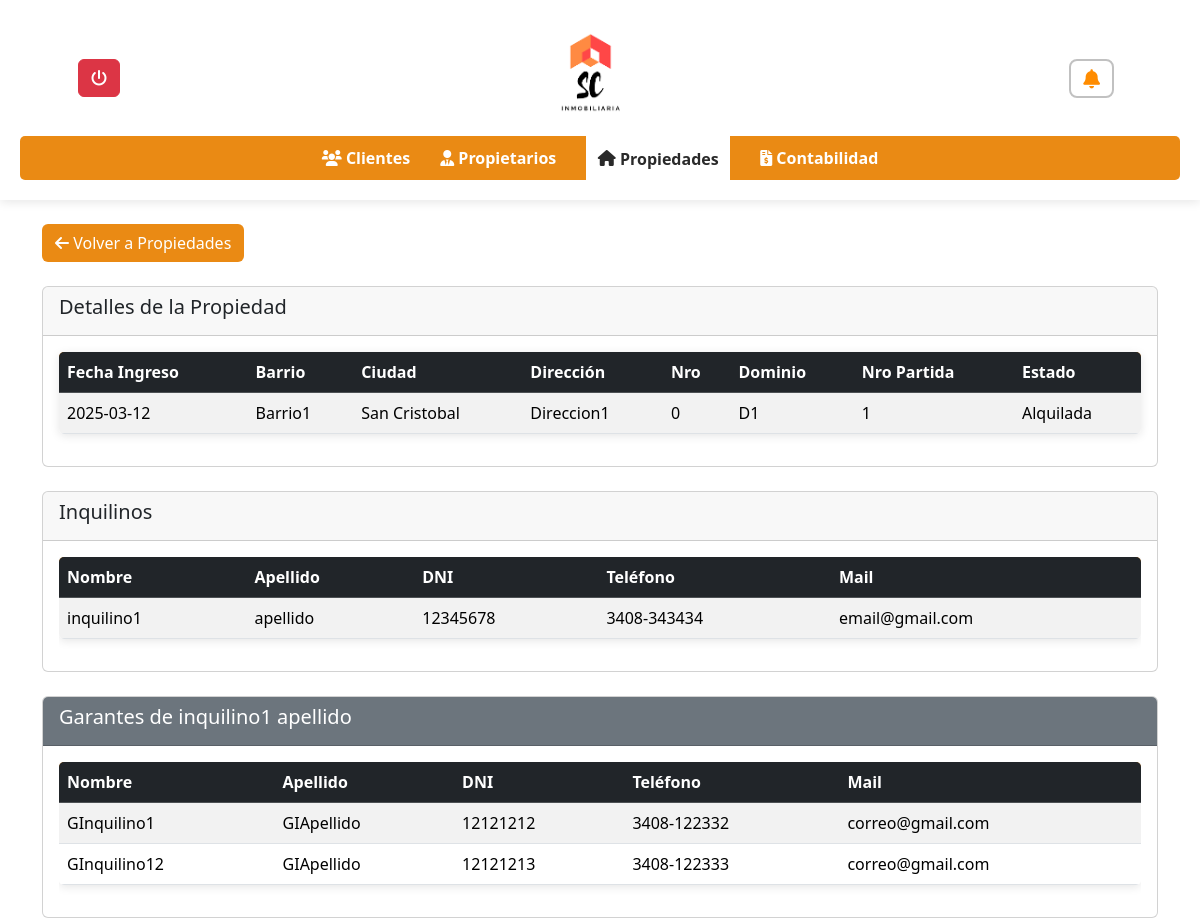
/inmobiliaria/ver_propiedad.php?id=2 (signed in), run on an earlier commit of the app's database.
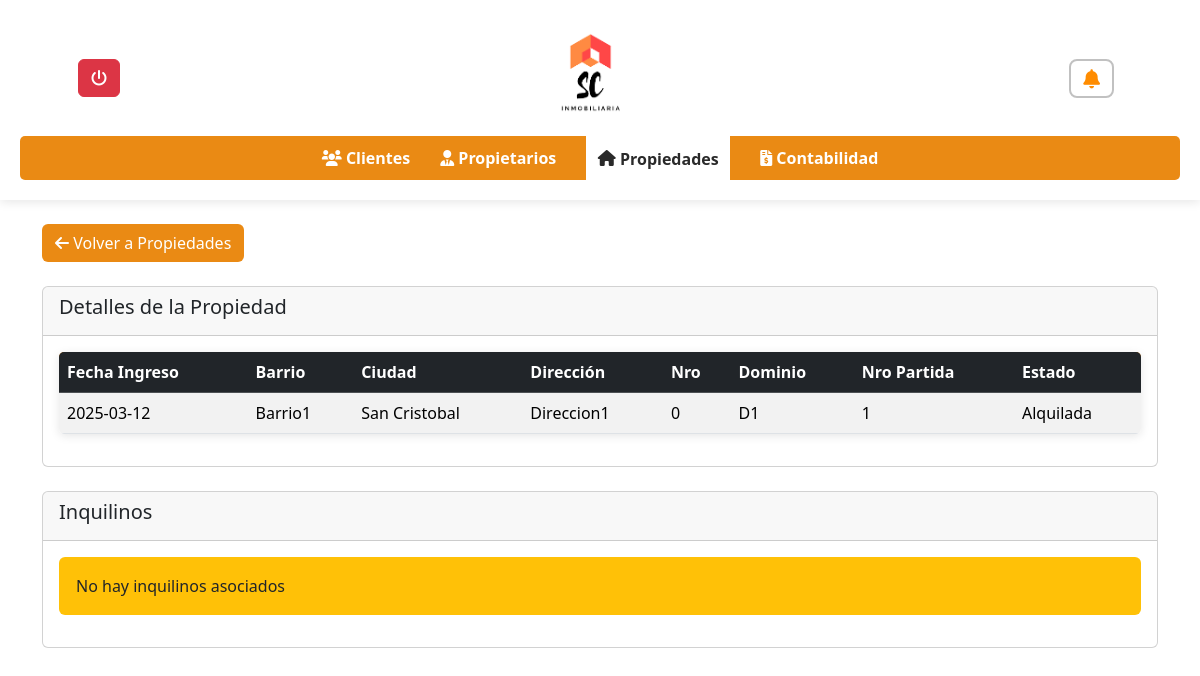
And on a later commit of the database.
### tables this page shows
CREATE TABLE `inquilinos` (
  `InquilinoID` int(11) NOT NULL,
  `Fecha` date DEFAULT NULL,
  `Nombre` varchar(50) NOT NULL,
  `Apellido` varchar(50) NOT NULL,
  `DNI` varchar(20) NOT NULL,
  `Telefono` varchar(20) DEFAULT NULL,
  `Mail` varchar(100) DEFAULT NULL,
  `ClienteID` int(11) DEFAULT NULL,
  `PropiedadID` int(11) DEFAULT NULL
);

CREATE TABLE `garantesinquilinos` (
  `GaranteInquilinoID` int(11) NOT NULL,
  `Fecha` date NOT NULL,
  `Nombre` varchar(50) NOT NULL,
  `Apellido` varchar(50) NOT NULL,
  `Direccion` varchar(100) NOT NULL,
  `DNI` varchar(20) NOT NULL,
  `DireccionPersonal` varchar(100) DEFAULT NULL,
  `Telefono` varchar(20) DEFAULT NULL,
  `Mail` varchar(100) DEFAULT NULL,
  `InquilinoID` int(11) DEFAULT NULL
);

### inmobiliaria/ver_propiedad.php (the view, shortened to what the changed rows need)
<?php
include 'conexion.php';
if (isset($_GET['id'])) {
    $propiedadID = $_GET['id'];
    $sql_inquilinos = "SELECT i.* FROM inquilinos i WHERE i.PropiedadID = ?";
    $stmt_inquilinos = mysqli_prepare($conn, $sql_inquilinos);
    mysqli_stmt_bind_param($stmt_inquilinos, "i", $propiedadID);
    mysqli_stmt_execute($stmt_inquilinos);
    $result_inquilinos = mysqli_stmt_get_result($stmt_inquilinos);
    $inquilinos = [];
    if (mysqli_num_rows($result_inquilinos) > 0) {
        while ($inquilino = mysqli_fetch_assoc($result_inquilinos)) {
            $inquilinos[] = $inquilino;
        }
    }
    foreach ($inquilinos as &$inquilino) {
        $sql_garantes = "SELECT g.* FROM garantesinquilinos g WHERE g.InquilinoID = ?";
        $stmt_garantes = mysqli_prepare($conn, $sql_garantes);
        mysqli_stmt_bind_param($stmt_garantes, "i", $inquilino['InquilinoID']);
        mysqli_stmt_execute($stmt_garantes);
        $result_garantes = mysqli_stmt_get_result($stmt_garantes);
    }
} else {
    echo "ID de propiedad no proporcionado.";
    exit;
}
?>
<!DOCTYPE html>
 <html lang="es">
 <head>
  <link rel="stylesheet" href="https://cdnjs.cloudflare.com/ajax/libs/font-awesome/6.0.0/css/all.min.css">
  <link rel="stylesheet" href="styles.css">
  <link rel="stylesheet" href="notificacion.css">
  <link href="https://cdn.jsdelivr.net/npm/bootstrap@5.3.3/dist/css/bootstrap.min.css" rel="stylesheet">
  <link rel="stylesheet" href="//cdn.datatables.net/2.2.2/css/dataTables.dataTables.min.css">
 </head>
 <body>
        <main class="container mt-4">
   <div class="card">
    <div class="card-header" >
     <h1 class="h5">Detalles de la Propiedad</h1>
    </div>
    <div class="card-body">
     <table class="table table-striped table-hover">
      <thead class="table-dark">
       <tr>
        <th>Fecha Ingreso</th>
        <th>Barrio</th>
        <th>Ciudad</th>
        <th>Dirección</th>
        <th>Nro</th>
        <th>Dominio</th>
        <th>Nro Partida</th>
        <th>Estado</th>
       </tr>
      </thead>
     </table>
    </div>
   </div>
   <div class="card mt-4">
    <div class="card-header">
     <h2 class="h5">Inquilinos</h2>
    </div>
    <div class="card-body">
     <?php if (!empty($inquilinos)): ?>
     <div class="table-responsive">
      <table class="table table-striped table-hover">
       <thead class="table-dark">
        <tr>
         <th>Nombre</th>
         <th>Apellido</th>
         <th>DNI</th>
         <th>Teléfono</th>
         <th>Mail</th>
        </tr>
       </thead>
       <tbody>
        <?php foreach ($inquilinos as $inquilino): ?>
        <tr>
         <td><?php echo $inquilino['Nombre']; ?></td>
         <td><?php echo $inquilino['Apellido']; ?></td>
         <td><?php echo $inquilino['DNI']; ?></td>
         <td><?php echo $inquilino['Telefono']; ?></td>
         <td><?php echo $inquilino['Mail']; ?></td>
        </tr>
        <?php endforeach; ?>
       </tbody>
      </table>
     </div>
     <?php else: ?>
     <div class="alert bg-warning">No hay inquilinos asociados</div>
     <?php endif; ?>
    </div>
   </div>
   <?php if (!empty($inquilinos)): ?>
   <?php foreach ($inquilinos as $inquilino): ?>
   <div class="card mt-4">
    <div class="card-header bg-secondary text-white">
     <h2 class="h5">Garantes de <?php echo $inquilino['Nombre'] . ' ' . $inquilino['Apellido']; ?></h2>
    </div>
    <div class="card-body">
     <?php if (!empty($inquilino['garantes'])): ?>
     <div class="table-responsive">
      <table class="table table-striped table-hover">
       <thead class="table-dark">
        <tr>
         <th>Nombre</th>
         <th>Apellido</th>
         <th>DNI</th>
         <th>Teléfono</th>
         <th>Mail</th>
        </tr>
       </thead>
       <tbody>
        <?php foreach ($inquilino['garantes'] as $garante): ?>
        <tr>
         <td><?php echo $garante['Nombre']; ?></td>
         <td><?php echo $garante['Apellido']; ?></td>
         <td><?php echo $garante['DNI']; ?></td>
         <td><?php echo $garante['Telefono']; ?></td>
         <td><?php echo $garante['Mail']; ?></td>
        </tr>
        <?php endforeach; ?>
       </tbody>
      </table>
     </div>
     <?php else: ?>
     <div class="alert alert-info">No hay garantes asociados</div>
     <?php endif; ?>
    </div>
   </div>
   <?php endforeach; ?>
   <?php endif; ?>
  </main>
 </body>
 </html>

What changed in the data, as far as the page shows it:
removed inquilinos: Nombre "inquilino1", Apellido "apellido", DNI "12345678", Telefono "3408-343434", Mail "email@gmail.com"
removed garantesinquilinos: Nombre "GInquilino1", Apellido "GIApellido", DNI "12121212", Telefono "3408-122332", Mail "correo@gmail.com"
removed garantesinquilinos: Nombre "GInquilino12", Apellido "GIApellido", DNI "12121213", Telefono "3408-122333", Mail "correo@gmail.com"
Also different on the page:
text no longer shown: "Nombre Apellido DNI Teléfono Mail"
text now shown: "No hay inquilinos asociados"
